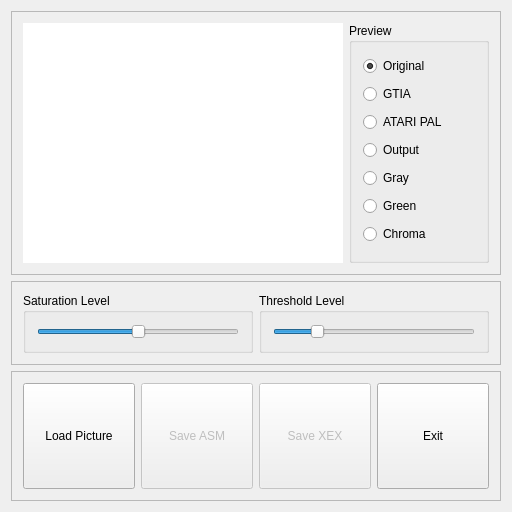
<?xml version="1.0" encoding="UTF-8"?>
<ui version="4.0">
 <class>MainWindow</class>
 <widget class="QMainWindow" name="MainWindow">
  <property name="geometry">
   <rect>
    <x>0</x>
    <y>0</y>
    <width>512</width>
    <height>512</height>
   </rect>
  </property>
  <property name="minimumSize">
   <size>
    <width>512</width>
    <height>512</height>
   </size>
  </property>
  <property name="maximumSize">
   <size>
    <width>512</width>
    <height>512</height>
   </size>
  </property>
  <property name="windowTitle">
   <string>LineConverter Gr9 v0.5</string>
  </property>
  <widget class="QWidget" name="centralWidget">
   <layout class="QHBoxLayout" name="horizontalLayout_4">
    <item>
     <layout class="QVBoxLayout" name="verticalLayout_4">
      <item>
       <widget class="QFrame" name="frame_1">
        <property name="frameShape">
         <enum>QFrame::StyledPanel</enum>
        </property>
        <property name="frameShadow">
         <enum>QFrame::Raised</enum>
        </property>
        <layout class="QVBoxLayout" name="verticalLayout_2">
         <item>
          <layout class="QHBoxLayout" name="horizontalLayout_2">
           <item>
            <widget class="QGraphicsView" name="graphicsView">
             <property name="sizePolicy">
              <sizepolicy hsizetype="Fixed" vsizetype="Fixed">
               <horstretch>0</horstretch>
               <verstretch>0</verstretch>
              </sizepolicy>
             </property>
             <property name="minimumSize">
              <size>
               <width>320</width>
               <height>240</height>
              </size>
             </property>
             <property name="maximumSize">
              <size>
               <width>320</width>
               <height>240</height>
              </size>
             </property>
             <property name="frameShape">
              <enum>QFrame::NoFrame</enum>
             </property>
             <property name="frameShadow">
              <enum>QFrame::Plain</enum>
             </property>
             <property name="lineWidth">
              <number>-2</number>
             </property>
             <property name="verticalScrollBarPolicy">
              <enum>Qt::ScrollBarAlwaysOff</enum>
             </property>
             <property name="horizontalScrollBarPolicy">
              <enum>Qt::ScrollBarAlwaysOff</enum>
             </property>
            </widget>
           </item>
           <item>
            <widget class="QGroupBox" name="groupBox_1">
             <property name="title">
              <string>Preview</string>
             </property>
             <layout class="QHBoxLayout" name="horizontalLayout">
              <item>
               <layout class="QVBoxLayout" name="verticalLayout">
                <item>
                 <widget class="QRadioButton" name="radioButton_1">
                  <property name="text">
                   <string>Original</string>
                  </property>
                  <property name="checked">
                   <bool>true</bool>
                  </property>
                 </widget>
                </item>
                <item>
                 <widget class="QRadioButton" name="radioButton_2">
                  <property name="text">
                   <string>GTIA</string>
                  </property>
                 </widget>
                </item>
                <item>
                 <widget class="QRadioButton" name="radioButton_3">
                  <property name="text">
                   <string>ATARI PAL</string>
                  </property>
                 </widget>
                </item>
                <item>
                 <widget class="QRadioButton" name="radioButton_4">
                  <property name="text">
                   <string>Output</string>
                  </property>
                 </widget>
                </item>
                <item>
                 <widget class="QRadioButton" name="radioButton_5">
                  <property name="text">
                   <string>Gray</string>
                  </property>
                 </widget>
                </item>
                <item>
                 <widget class="QRadioButton" name="radioButton_6">
                  <property name="text">
                   <string>Green</string>
                  </property>
                 </widget>
                </item>
                <item>
                 <widget class="QRadioButton" name="radioButton_7">
                  <property name="text">
                   <string>Chroma</string>
                  </property>
                 </widget>
                </item>
               </layout>
              </item>
             </layout>
            </widget>
           </item>
          </layout>
         </item>
        </layout>
       </widget>
      </item>
      <item>
       <widget class="QFrame" name="frame_3">
        <property name="sizePolicy">
         <sizepolicy hsizetype="Preferred" vsizetype="Preferred">
          <horstretch>0</horstretch>
          <verstretch>0</verstretch>
         </sizepolicy>
        </property>
        <property name="frameShape">
         <enum>QFrame::StyledPanel</enum>
        </property>
        <property name="frameShadow">
         <enum>QFrame::Raised</enum>
        </property>
        <layout class="QHBoxLayout" name="horizontalLayout_6">
         <item>
          <widget class="QGroupBox" name="groupBox_2">
           <property name="title">
            <string>Saturation Level</string>
           </property>
           <layout class="QHBoxLayout" name="horizontalLayout_5">
            <item>
             <widget class="QSlider" name="horizontalSlider_1">
              <property name="enabled">
               <bool>true</bool>
              </property>
              <property name="sizePolicy">
               <sizepolicy hsizetype="Expanding" vsizetype="Preferred">
                <horstretch>0</horstretch>
                <verstretch>0</verstretch>
               </sizepolicy>
              </property>
              <property name="maximum">
               <number>100</number>
              </property>
              <property name="singleStep">
               <number>5</number>
              </property>
              <property name="pageStep">
               <number>20</number>
              </property>
              <property name="value">
               <number>50</number>
              </property>
              <property name="orientation">
               <enum>Qt::Horizontal</enum>
              </property>
             </widget>
            </item>
           </layout>
          </widget>
         </item>
         <item>
          <widget class="QGroupBox" name="groupBox_3">
           <property name="title">
            <string>Threshold Level</string>
           </property>
           <layout class="QHBoxLayout" name="horizontalLayout_7">
            <item>
             <widget class="QSlider" name="horizontalSlider_2">
              <property name="sizePolicy">
               <sizepolicy hsizetype="Expanding" vsizetype="Preferred">
                <horstretch>0</horstretch>
                <verstretch>0</verstretch>
               </sizepolicy>
              </property>
              <property name="maximum">
               <number>50</number>
              </property>
              <property name="singleStep">
               <number>1</number>
              </property>
              <property name="pageStep">
               <number>20</number>
              </property>
              <property name="sliderPosition">
               <number>10</number>
              </property>
              <property name="orientation">
               <enum>Qt::Horizontal</enum>
              </property>
             </widget>
            </item>
           </layout>
          </widget>
         </item>
        </layout>
       </widget>
      </item>
      <item>
       <widget class="QFrame" name="frame_2">
        <property name="frameShape">
         <enum>QFrame::StyledPanel</enum>
        </property>
        <property name="frameShadow">
         <enum>QFrame::Raised</enum>
        </property>
        <layout class="QVBoxLayout" name="verticalLayout_3">
         <item>
          <layout class="QHBoxLayout" name="horizontalLayout_3">
           <item>
            <widget class="QPushButton" name="pushButton_Load">
             <property name="sizePolicy">
              <sizepolicy hsizetype="Expanding" vsizetype="MinimumExpanding">
               <horstretch>0</horstretch>
               <verstretch>0</verstretch>
              </sizepolicy>
             </property>
             <property name="text">
              <string>Load Picture</string>
             </property>
            </widget>
           </item>
           <item>
            <widget class="QPushButton" name="pushButton_Save">
             <property name="enabled">
              <bool>false</bool>
             </property>
             <property name="sizePolicy">
              <sizepolicy hsizetype="MinimumExpanding" vsizetype="MinimumExpanding">
               <horstretch>0</horstretch>
               <verstretch>0</verstretch>
              </sizepolicy>
             </property>
             <property name="text">
              <string>Save ASM</string>
             </property>
            </widget>
           </item>
           <item>
            <widget class="QPushButton" name="pushButton_Compile">
             <property name="enabled">
              <bool>false</bool>
             </property>
             <property name="sizePolicy">
              <sizepolicy hsizetype="MinimumExpanding" vsizetype="MinimumExpanding">
               <horstretch>0</horstretch>
               <verstretch>0</verstretch>
              </sizepolicy>
             </property>
             <property name="text">
              <string>Save XEX</string>
             </property>
            </widget>
           </item>
           <item>
            <widget class="QPushButton" name="pushButton_Exit">
             <property name="sizePolicy">
              <sizepolicy hsizetype="MinimumExpanding" vsizetype="MinimumExpanding">
               <horstretch>0</horstretch>
               <verstretch>0</verstretch>
              </sizepolicy>
             </property>
             <property name="text">
              <string>Exit</string>
             </property>
            </widget>
           </item>
          </layout>
         </item>
        </layout>
       </widget>
      </item>
     </layout>
    </item>
   </layout>
  </widget>
 </widget>
 <layoutdefault spacing="6" margin="11"/>
 <resources/>
 <connections/>
</ui>
